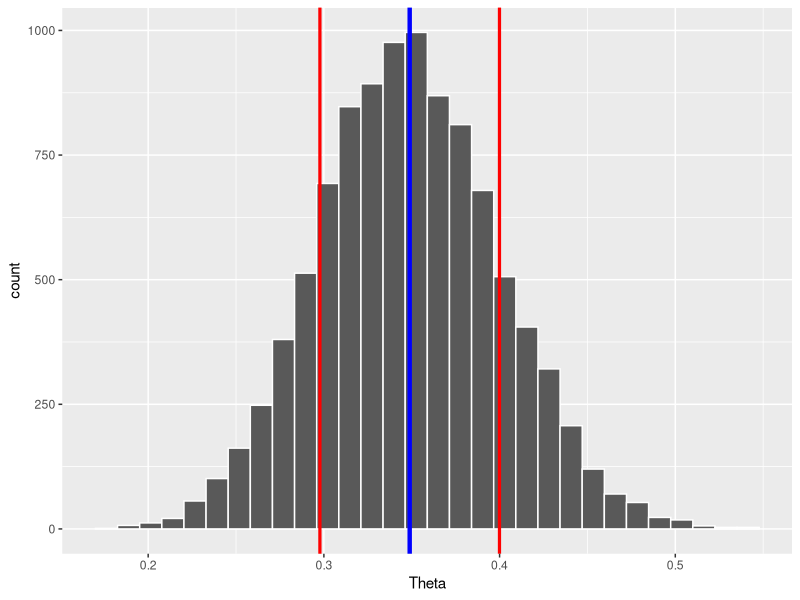
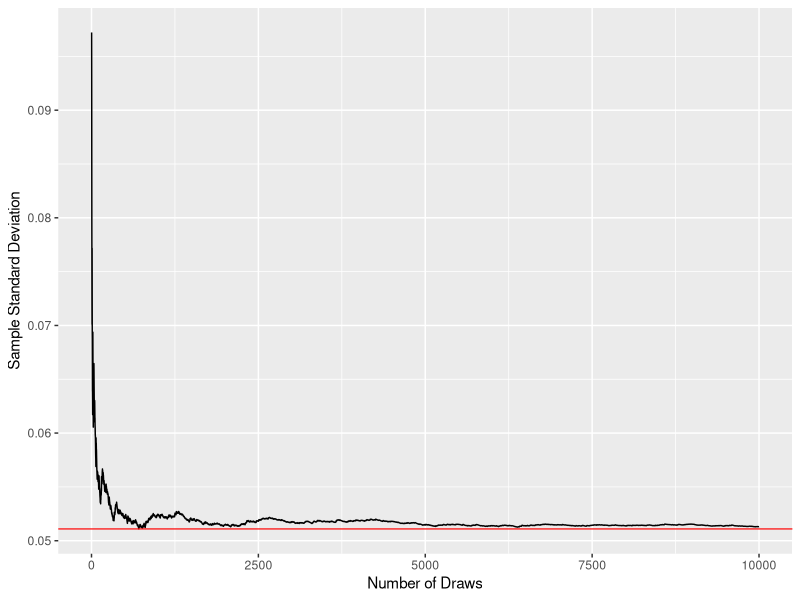
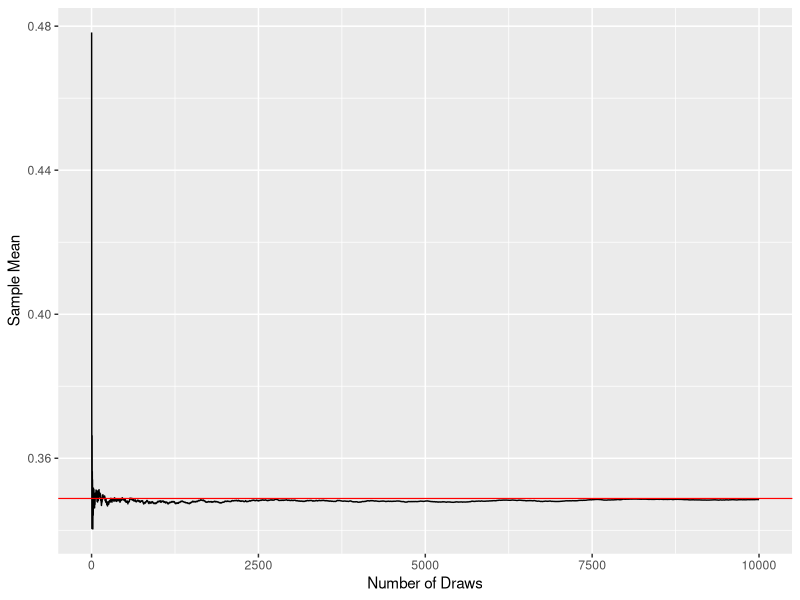
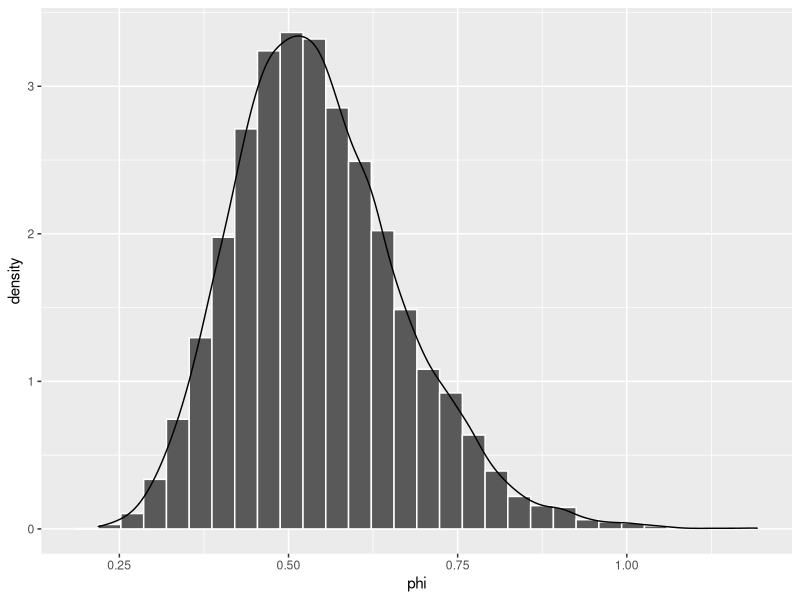
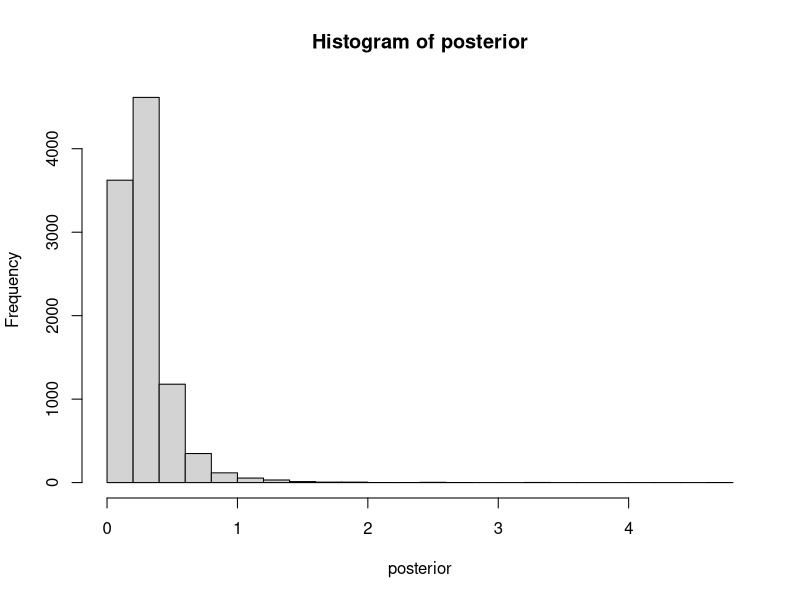
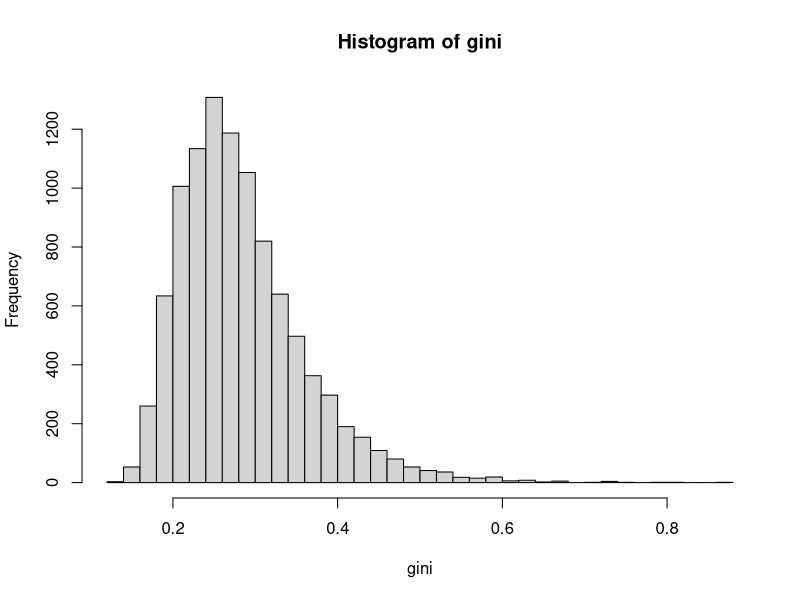
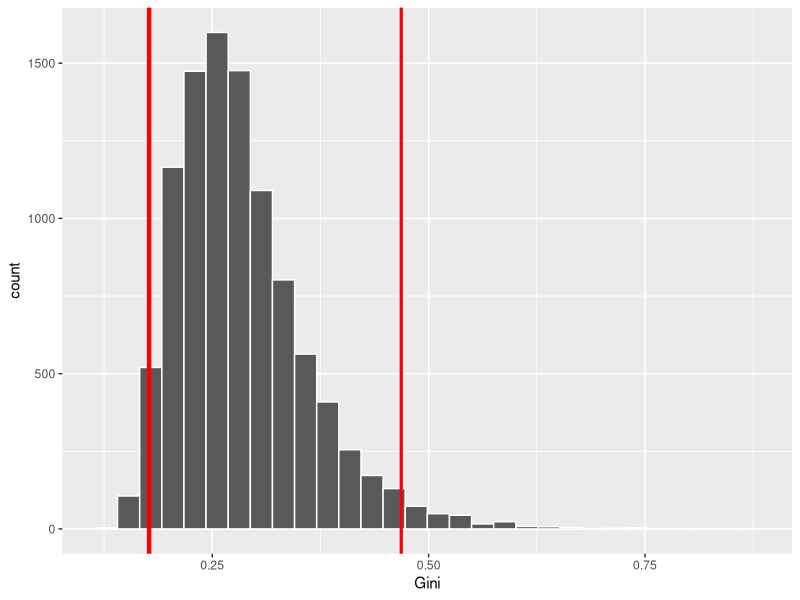
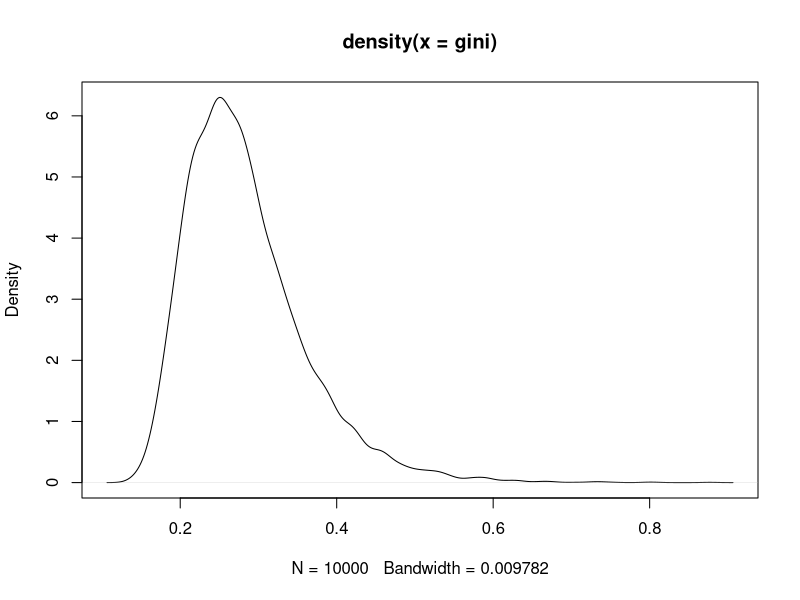

Write the R code that produced these figures, in order.
## ---- chunk 1
knitr::opts_chunk$set(echo = TRUE)
library(ggplot2)
## ---- chunk 2
s <- 22
n <- 70
f <- n-s
alpha0 <- 8
beta0 <- 8

#a
nDraws <- 10000
theta <- rbeta(nDraws,alpha0+s,beta0+f)
df <- data.frame(x=1:nDraws,y=theta, csmean=cumsum(theta)/1:10000)
csstd = vector(length=nDraws)
for(i in 1:nDraws){
  csstd[i] = sd(theta[1:i])
}
df["csstd"] = csstd
sstd_expected <- sqrt((alpha0 + s)*(beta0 + f)/((alpha0 + s + beta0 + f)^2 * (alpha0 + s + beta0 + f + 1)))
smean_expected <- (alpha0 + s)/(alpha0 + s + beta0 + f)
ggplot(df) +
  geom_histogram(aes(y),color = "white") +
  geom_vline(xintercept = smean_expected,color = "blue",size=1.5) +
  geom_vline(xintercept = smean_expected - sstd_expected,color = "red",size=1.1) +
  geom_vline(xintercept = smean_expected + sstd_expected,color = "red",size=1.1) +
  xlab("Theta")

## ---- chunk 3
ggplot(df[2:nDraws,]) +
  geom_line(aes(x=x,y=csstd)) +
  geom_hline(yintercept = sstd_expected,color = "red",size=0.4) +
  ylab("Sample Standard Deviation") +
  xlab("Number of Draws")

## ---- chunk 4
ggplot(df) +
  geom_line(aes(x=x,y=csmean)) +
  geom_hline(yintercept = smean_expected,color = "red",size=0.4) +
  ylab("Sample Mean") +
  xlab("Number of Draws")

## ---- chunk 5
#b

pr <- sum(theta>0.3)/length(theta)

pr_beta <- 1 - pbeta(0.3,alpha0+s,beta0+f)

## ---- chunk 6
#c

phi <- theta/(1-theta)
df["phi"] <- phi
ggplot(df) +
  geom_histogram(aes(phi, after_stat(density)),color = "white") +
  geom_density(aes(phi))
## ---- chunk 7
#a
y <- c(33, 24, 48, 32, 55, 74, 23, 17)
mu <- 3.6
n <- 8
nDwaws <- 10000

tau_squared <- sum((log(y)-mu)^2)/n

posterior <- n*tau_squared / rchisq(nDwaws,n)

hist(posterior,breaks=30)
## ---- chunk 8
#b

gini <- 2*pnorm(sqrt(posterior/2),0,1)-1
hist(gini,breaks=30)
## ---- chunk 9
#c

interval <- quantile(gini,c(0.025,0.975))
df <- data.frame("y" = gini)
ggplot(df) +
  geom_histogram(aes(y),color = "white") +
  geom_vline(xintercept = interval[["2.5%"]],color = "red",size=1.5) +
  geom_vline(xintercept = interval[["97.5%"]],color = "red",size=1.1) +
  xlab("Gini")
## ---- chunk 10
#d
gini_density <- density(gini)
plot(gini_density)
gini_density <- data.frame("x" = gini_density$x, "y" = gini_density$y)
gini_density_sorted <- gini_density[order(gini_density$y, decreasing = T), ]
gini_density_sorted[["cumsum"]] <- cumsum(gini_density_sorted$y)

threshold <- 0.95 * sum(gini_density_sorted$y)
HDPI <- range(gini_density_sorted[gini_density_sorted[["cumsum"]] <= threshold, "x"])


ggplot(df) +
  geom_histogram(aes(y),color = "white") +
  geom_vline(xintercept = HDPI[1],color = "green",size=1) +
  geom_vline(xintercept = HDPI[2],color = "green",size=1) +
  xlab("Gini")
## ---- chunk 11
ggplot(df) +
  geom_histogram(aes(y),color = "white") +
  geom_vline(xintercept = interval[["2.5%"]],color = "red",size=1.1) +
  geom_vline(xintercept = interval[["97.5%"]],color = "red",size=1.1) +
  geom_vline(xintercept = HDPI[1],color = "green",size=1.1) +
  geom_vline(xintercept = HDPI[2],color = "green",size=1.1) +
  xlab("Gini")
## ---- chunk 12
wind_dir <- c(20, 314, 285, 40, 308, 314, 299, 296, 303, 326)
wind_dir_rad <- c(-2.79, 2.33, 1.83, -2.44, 2.23, 2.33, 2.07, 2.02, 2.14, 2.54)


lambda <- 0.5
mu <- 2.4
n <- length(wind_dir_rad)
# 3.a

posterior <- function(kapa, y = wind_dir_rad){
exp(kapa * (sum(cos(y - mu)) - lambda))/ (besselI(kapa, 0))^n 
}

kapas <- seq(0.05, 10, by = 0.05)

post_dist_y <- posterior(kapas)

post_dist_y <- post_dist_y/integrate(posterior, 0,10 )$value

plot(kapas, post_dist_y, type = "l")
## ---- chunk 13
# 3.b
mode_post <- kapas[which.max(post_dist_y)]
plot(kapas, post_dist_y, type = "l")
abline(v = mode_post)
